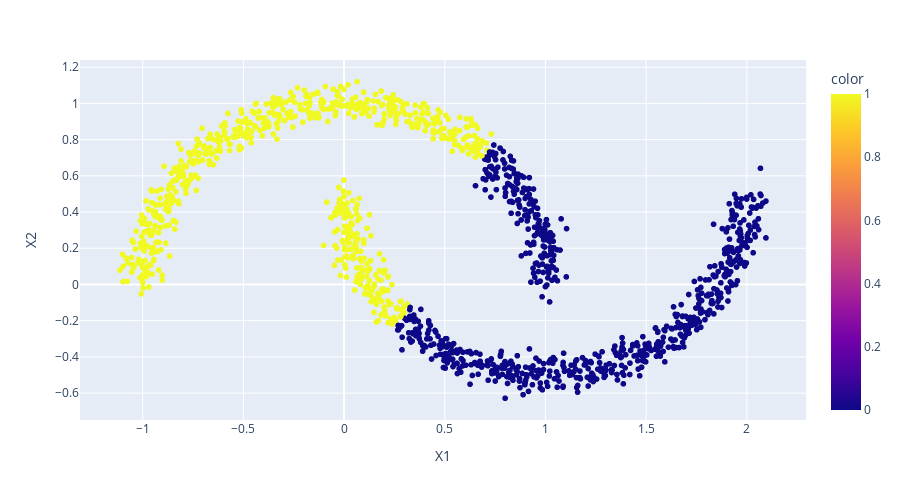

Notebook source saved alongside this figure:
### Code cell
display_categories(model,moons)

### Figure 1 — Plotly figure (JSON) as saved in the notebook; plotly's stock layout.template omitted (floating-point values rounded to 4 significant figures; data arrays with more than 128 entries replaced by an {"elided": "..."} marker saying what was removed)
{"data": [{"hovertemplate": "X1=%{x}<br>X2=%{y}<br>color=%{marker.color}<extra></extra>", "legendgroup": "", "marker": {"color": {"elided": "1500 int values"}, "coloraxis": "coloraxis", "symbol": "circle"}, "mode": "markers", "name": "", "showlegend": false, "type": "scattergl", "x": {"elided": "1500 float values"}, "xaxis": "x", "y": {"elided": "1500 float values"}, "yaxis": "y"}], "layout": {"coloraxis": {"colorbar": {"title": {"text": "color"}}, "colorscale": [[0, "#0d0887"], [0.1111, "#46039f"], [0.2222, "#7201a8"], [0.3333, "#9c179e"], [0.4444, "#bd3786"], [0.5556, "#d8576b"], [0.6667, "#ed7953"], [0.7778, "#fb9f3a"], [0.8889, "#fdca26"], [1, "#f0f921"]]}, "height": 500, "legend": {"tracegroupgap": 0}, "margin": {"t": 60}, "xaxis": {"anchor": "y", "domain": [0, 1], "title": {"text": "X1"}}, "yaxis": {"anchor": "x", "domain": [0, 1], "title": {"text": "X2"}}}}
